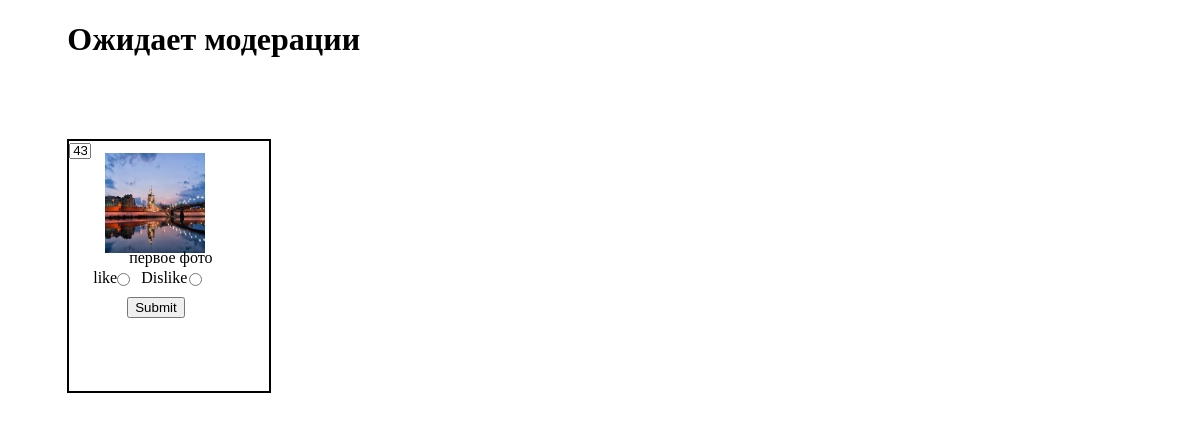
The page /admin/uploadNotVerifedPhotos.php on the database its author committed.
### tables this page shows
CREATE TABLE IF NOT EXISTS `photos` (
  `id` int(100) NOT NULL AUTO_INCREMENT,
  `photoName` varchar(255) NOT NULL,
  `photoTitle` varchar(255) NOT NULL,
  `photoDescription` varchar(255) NOT NULL,
  `status` int(11) NOT NULL,
  PRIMARY KEY (`id`)
);

### admin/uploadNotVerifedPhotos.php (the view, shortened to what this page needs)
<?php
    $link = mysqli_connect(DBHOST, DBUSER, DBPASS, DBNAME);
    $sql = "SELECT * FROM photos";
    $result = mysqli_query($link, $sql);
?>
<!DOCTYPE html>
<html lang="ru">
<head>
  <link rel="stylesheet" href="../css/main.css"/>
</head>
<body>
  <h1 class="waitingModeration">Ожидает модерации</h1>
  <?php while($myrow = mysqli_fetch_array($result)): ?>
      <div class="waitingPhotoBlock">
        <form action="adminCkeckPhotos.php" method="POST">
          <img class="waitingPhotoImg" src="../upload/<?= $myrow['photoName'];?>">
          <span class="waitingPhotoSpan" name="waitingPhotoName"><?= $myrow['photoTitle'];?></span>
          <input class="waitingPhotoLike" name="waitingPhotoInput" id="waitingPhotoLike" type="radio" value="1" />
          <label class="waitingPhotoLikeLabel" for="waitingPhotoLike">like</label>
          <input class="waitingPhotoDislike" name="waitingPhotoInput" id="waitingPhotoDislike" type="radio" value="0" />
          <label class="waitingPhotoDislikeLabel" for="waitingPhotoDislike">Dislike</label>
          <input class="waitingPhotoId" name="waitingPhotoId" type="text" maxlength="5" value="<?= $myrow['id'];?>"/>
          <input class="waitingPhotoSubmit" type="submit"/>
        </form>
      </div>
  <?php endwhile; ?>
</body>
</html>

### css/main.css (style rules this page uses)
.waitingModeration { margin-left: 5%; }
.waitingPhotoBlock { width: 200px; height: 250px; border: 2px solid #000000; margin-left: 5%; margin-top: 5%; margin-right: 3%; display: inline-block; }
.waitingPhotoImg { width: 100px; height: 100px; position: absolute; margin-top: 1%; margin-left: 3%; }
.waitingPhotoSpan { margin-top: 9%; margin-left: 5%; position: absolute; }
.waitingPhotoLike { margin-top: 11%; margin-left: 4%; position: absolute; }
.waitingPhotoDislike { margin-top: 11%; margin-left: 10%; position: absolute; }
label { position: absolute; }
.waitingPhotoLikeLabel { margin-top: 10.7%; margin-left: 2%; }
.waitingPhotoDislikeLabel { margin-top: 10.7%; margin-left: 6%; }
.waitingPhotoSubmit { position: absolute; margin-top: 13%; margin-left: 3%; }
.waitingPhotoId { width: 14px; height: 10px; }

### rows shown on the page
photos: photoName (picture), photoTitle "первое фото", waitingPhotoId "43"
